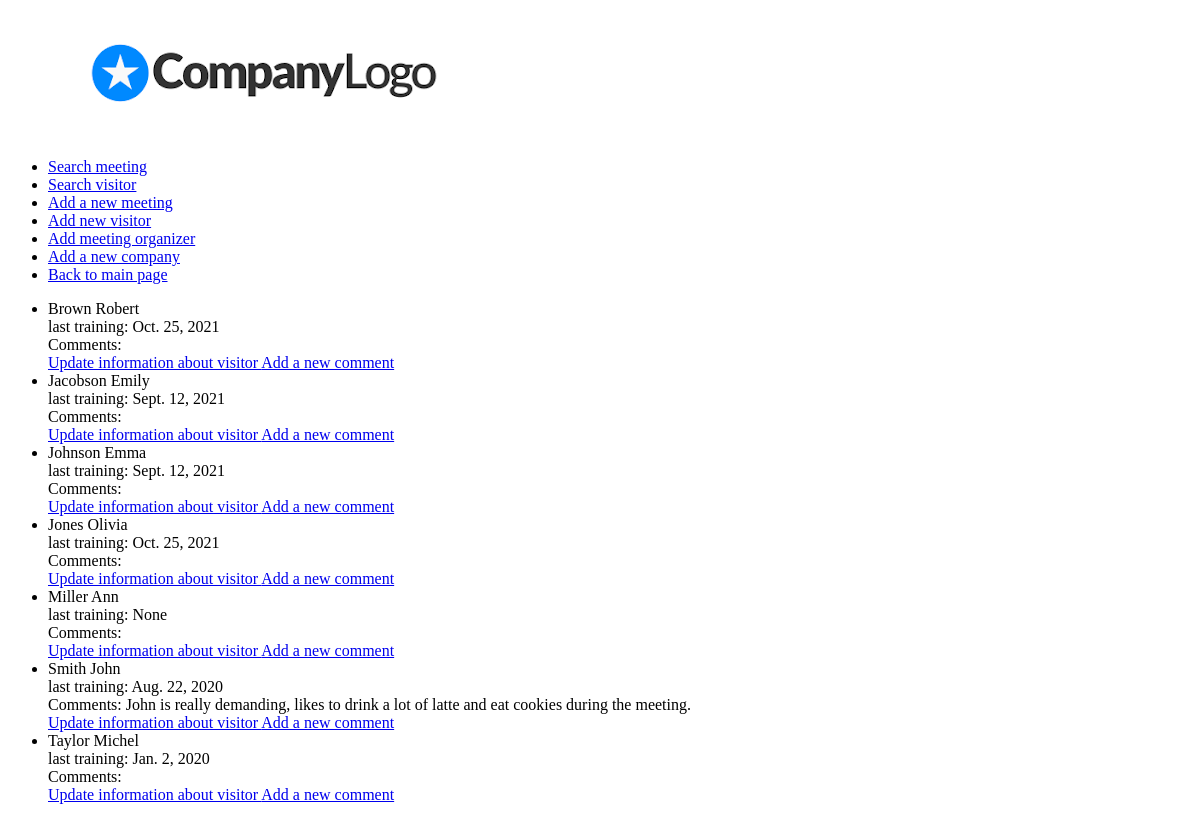
/visitors_list/, run on an earlier commit of the app's database.
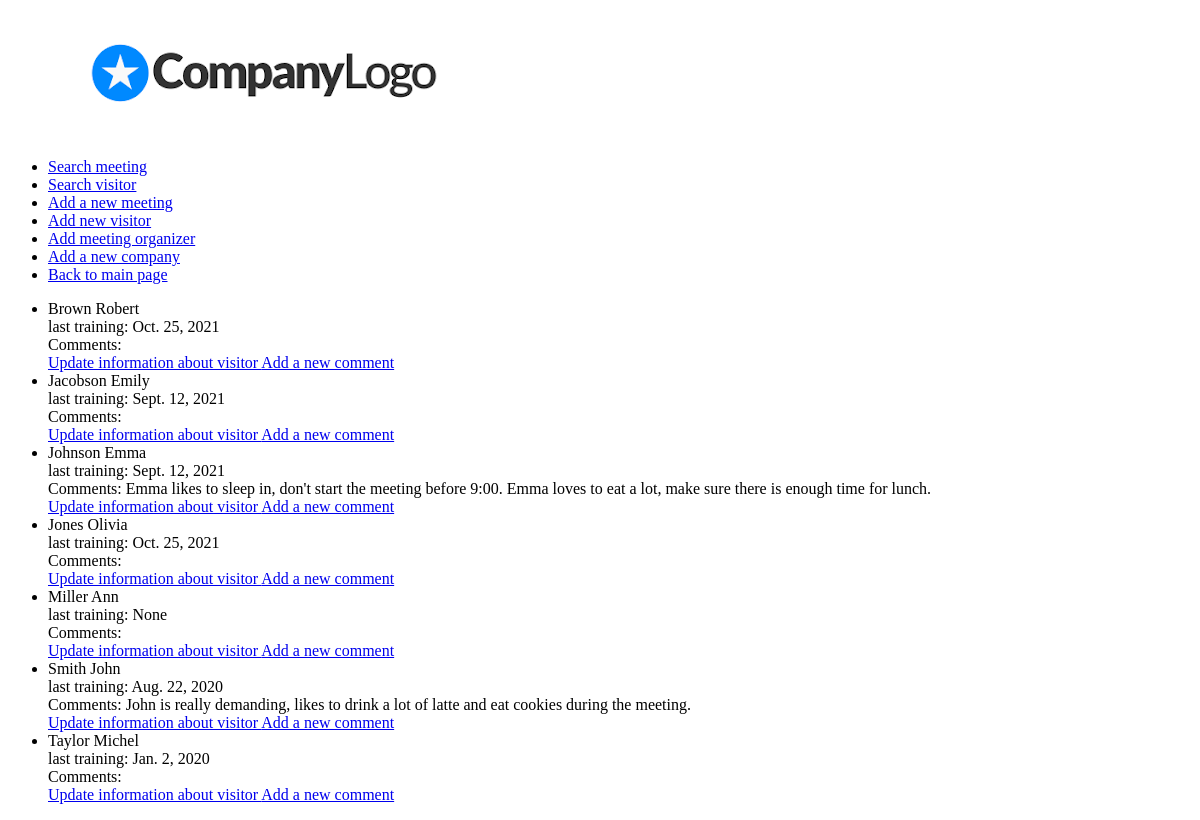
And on a later commit of the database.
### visitors/models.py (models this page shows)
class Visitor(models.Model):
    first_name = models.CharField(max_length=64)
    surname = models.CharField(max_length=64)
    contact_details = models.TextField(null=True)
    company = models.ForeignKey(Company, on_delete=models.PROTECT)
    last_training_date = models.DateField(null=True, blank=True)
    class Meta:
        ordering = ('surname',)
    def __str__(self):
        return f'{self.surname} {self.first_name}'

class Comment(models.Model):
    content = models.TextField()
    author = models.ForeignKey('meetings.Organizer', on_delete=models.PROTECT)
    visitor = models.ForeignKey(Visitor, on_delete=models.PROTECT)
    def __str__(self):
        return self.content

### visitors/views.py (the view)
# urls.py: path('visitors_list/', v_views.VisitorsListView.as_view(), name='visitors_list'),
class VisitorsListView(ListView):
    model = Visitor
    template_name = 'visitors/visitors_list.html'
    context_object_name = 'visitors'

### visitors/templates/visitors/visitors_list.html
{% extends 'base.html'%}
{% block content %}
    <ul>
        {%  for visitor in visitors %}
            <li> {{ visitor }} <br> last training: {{visitor.last_training_date}}<br>
                 Comments: {% for comment in visitor.comment_set.all %}
                                {{ comment }}
                                    {% endfor %}<br>
                 <a href="/update_visitor/{{visitor.pk}}"> Update information about visitor </a>
                <a href="/add_comment/{{visitor.pk}}"> Add a new comment </a> </li>
                 {% endfor %}
    </ul>
{%  endblock %}

What changed in the data, as far as the page shows it:
added Comment: content "Emma likes to sleep in, don't start the meeting before 9:00.", shown under Visitor "Johnson Emma"
added Comment: content "Emma loves to eat a lot, make sure there is enough time for lunch.", shown under Visitor "Johnson Emma"
